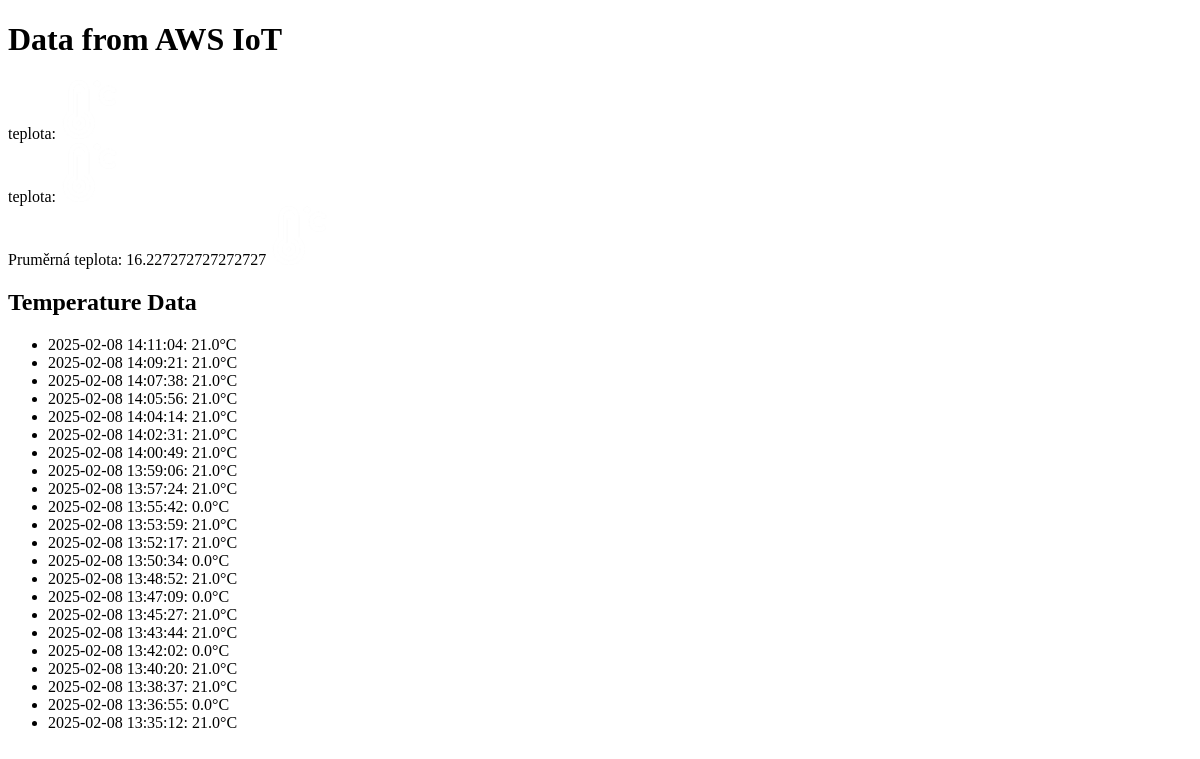
Screenshot of /temp with the database file from the repository.
### tables this page shows
CREATE TABLE temperature (
            id INTEGER PRIMARY KEY AUTOINCREMENT,
            timestamp DATETIME DEFAULT CURRENT_TIMESTAMP,
            temperature REAL
        );

### app.py (the view)
@app.route('/temp')
def temp():
    data_from_db = db.get_temperature_data()
    kg_from_db = db.get_weight_data()
    average = average_temperature()
    return render_template('temp.html', data=data_from_db, current_temp=current_temp, avg_temp=average, kg=kg_from_db, current_weight=current_weight)

### db.py (called while the page is built)
def get_temperature_data():
    conn = sqlite3.connect('data.db')
    c = conn.cursor()
    c.execute('SELECT * FROM temperature ORDER BY timestamp DESC')
    data = c.fetchall()
    conn.close()
    return data

def get_weight_data():
    conn = sqlite3.connect('data.db')
    c = conn.cursor()
    c.execute('SELECT * FROM weight ORDER BY timestamp DESC')
    data = c.fetchall()
    conn.close()
    return data

def average_temperature():
    try:
        conn = sqlite3.connect('data.db')
        cursor = conn.cursor()
        cursor.execute('SELECT temperature FROM temperature')
        rows = cursor.fetchall()
        if rows:
            values = [float(row[0]) for row in rows]
            average = sum(values) / len(values)
            print(f'Průměr teplotních záznamů je: {average:.2f}')
            return average
        else:
            print('V databázi nejsou žádné záznamy.')
            return None
    except sqlite3.Error as e:
        print(f'Došlo k chybě při práci s databází: {e}')
        return None
    finally:
        if conn:
            conn.close()

### templates/temp.html (shortened to what this page needs)
<!DOCTYPE html>
<html lang="en">
<head>
    <link rel="stylesheet" href="{{ url_for('static', filename='main.css')}}">
</head>
<body>
    <h1>Data from AWS IoT</h1>
    <section class="layout">
    <div class="temp">
         teplota: {{ current_weight }}
        <img class="icon" src="{{ url_for('static', filename='img/celcius.png') }}" alt="teplota" height="5%"  width="5%">
    </div>
    <div class="temp">
        teplota: {{ current_temp }}
        <img class="icon" src="{{ url_for('static', filename='img/celcius.png') }}" alt="teplota" height="5%"  width="5%">
    </div>
     <div class="temp">
        Pruměrná teplota: {{ avg_temp }}
        <img class="icon" src="{{ url_for('static', filename='img/celcius.png') }}" alt="teplota" height="5%"  width="5%">
    </div>
    <div>
        <h2>Temperature Data</h2>
        <ul>
            {% for entry in data %}
            <li>{{ entry[1] }}: {{ entry[2] }}°C</li>
            {% endfor %}
        </ul>
    </div>
    </section>
</body>
</html>

### rows the page displays
temperature: timestamp "2025-02-08 14:11:04", temperature "21.0"
temperature: timestamp "2025-02-08 14:09:21", temperature "21.0"
temperature: timestamp "2025-02-08 14:07:38", temperature "21.0"
temperature: timestamp "2025-02-08 14:05:56", temperature "21.0"
temperature: timestamp "2025-02-08 14:04:14", temperature "21.0"
temperature: timestamp "2025-02-08 14:02:31", temperature "21.0"
temperature: timestamp "2025-02-08 14:00:49", temperature "21.0"
temperature: timestamp "2025-02-08 13:59:06", temperature "21.0"
temperature: timestamp "2025-02-08 13:57:24", temperature "21.0"
temperature: timestamp "2025-02-08 13:55:42", temperature "0.0"
temperature: timestamp "2025-02-08 13:53:59", temperature "21.0"
temperature: timestamp "2025-02-08 13:52:17", temperature "21.0"
temperature: timestamp "2025-02-08 13:50:34", temperature "0.0"
temperature: timestamp "2025-02-08 13:48:52", temperature "21.0"
temperature: timestamp "2025-02-08 13:47:09", temperature "0.0"
temperature: timestamp "2025-02-08 13:45:27", temperature "21.0"
temperature: timestamp "2025-02-08 13:43:44", temperature "21.0"
temperature: timestamp "2025-02-08 13:42:02", temperature "0.0"
temperature: timestamp "2025-02-08 13:40:20", temperature "21.0"
temperature: timestamp "2025-02-08 13:38:37", temperature "21.0"
temperature: timestamp "2025-02-08 13:36:55", temperature "0.0"
temperature: timestamp "2025-02-08 13:35:12", temperature "21.0"

### other values shown
{{ avg_temp }} "16.227272727272727"
